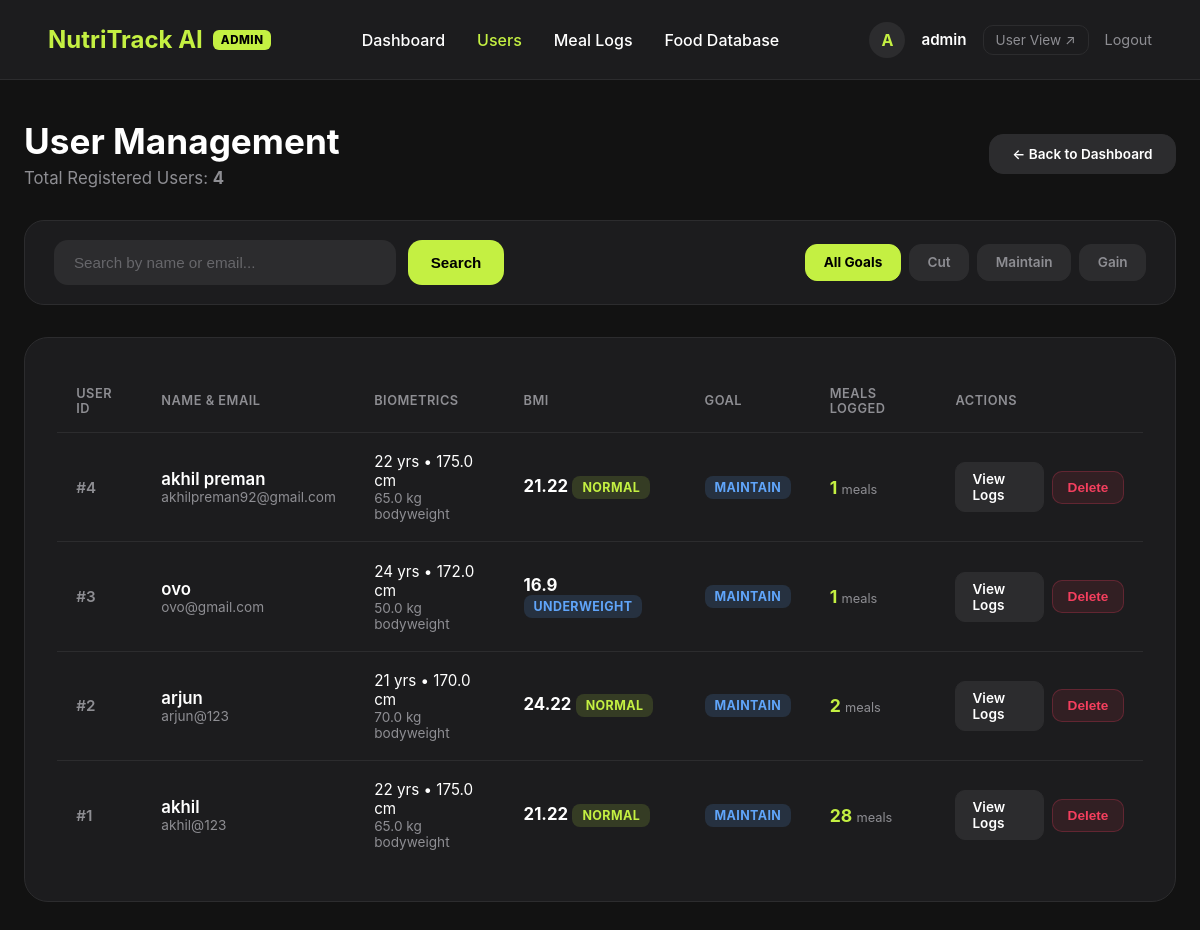
The app's page /admin/users (signed in) with its own data.
### app.py (models this page shows)
class User(db.Model):
    id = db.Column(db.Integer, primary_key=True)
    name = db.Column(db.String(100), nullable=False)
    email = db.Column(db.String(120), unique=True, nullable=False)
    password_hash = db.Column(db.String(256), nullable=False)
    age = db.Column(db.Integer, nullable=False)
    height_cm = db.Column(db.Float, nullable=False)
    weight_kg = db.Column(db.Float, nullable=False)
    goal = db.Column(db.String(20), default='maintain')
    meals = db.relationship('Meal', backref='user', lazy=True)

### app.py (the view)
@app.route('/admin/users')
@admin_required
def admin_users():
    q = request.args.get('q', '').strip()
    selected_goal = request.args.get('goal', '').strip()
    query = User.query
    if q:
        query = query.filter((User.name.ilike(f'%{q}%')) | (User.email.ilike(f'%{q}%')))
    if selected_goal:
        query = query.filter_by(goal=selected_goal)
    users_raw = query.order_by(User.id.desc()).all()
    users = []
    for u in users_raw:
        bmi = calculate_bmi(u.weight_kg, u.height_cm)
        users.append({
            "id": u.id,
            "name": u.name,
            "email": u.email,
            "age": u.age,
            "height_cm": u.height_cm,
            "weight_kg": u.weight_kg,
            "goal": u.goal or 'maintain',
            "bmi": bmi,
            "bmi_category": get_bmi_category(bmi),
            "meals_count": len(u.meals)
        })
    return render_template('admin/users.html', users=users, query=q, selected_goal=selected_goal)

### app.py (called while the page is built)
def admin_required(f):
    @wraps(f)
    def decorated_function(*args, **kwargs):
        if 'admin_id' not in session:
            flash("Please sign in as an administrator to access the Admin Portal.")
            return redirect(url_for('admin_login'))
        return f(*args, **kwargs)
    return decorated_function

def calculate_bmi(weight_kg, height_cm):
    return round(weight_kg / ((height_cm / 100) ** 2), 2)

def get_bmi_category(bmi):
    if bmi < 18.5: return "Underweight"
    elif 18.5 <= bmi <= 24.9: return "Normal"
    elif 25 <= bmi <= 29.9: return "Overweight"
    else: return "Obese"

### templates/admin/users.html (shortened to what this page needs)
<!DOCTYPE html>
<html lang="en">
<head>
</head>
<body>
    <nav class="navbar">
        <a href="/admin/dashboard" class="nav-brand">
            NutriTrack AI
            <span class="admin-badge">ADMIN</span>
        </a>
        <div class="nav-links">
            <a href="/admin/dashboard">Dashboard</a>
            <a href="/admin/users" class="active">Users</a>
            <a href="/admin/meals">Meal Logs</a>
            <a href="/admin/foods">Food Database</a>
        </div>
        <div class="user-profile">
            <div class="profile-pic">A</div>
            <span style="font-size: 0.95rem; font-weight: 600;">{{ session.get('admin_username', 'Admin') }}</span>
            <a href="/dashboard" target="_blank" class="app-link">User View ↗</a>
            <a href="/admin/logout" class="logout-link">Logout</a>
        </div>
    </nav>
    <div class="container">
        <div class="header">
            <div>
                <h1>User Management</h1>
                <p>Total Registered Users: <strong>{{ users|length }}</strong></p>
            </div>
            <a href="/admin/dashboard" class="btn-action" style="padding: 0.7rem 1.4rem; border-radius: 14px;">
                ← Back to Dashboard
            </a>
        </div>
        <div class="controls-card">
            <form action="/admin/users" method="GET" class="search-form">
                <input type="text" name="q" value="{{ query or '' }}" placeholder="Search by name or email..." class="search-input">
                <button type="submit" class="btn-search">Search</button>
            </form>
            <div class="filter-group">
                <a href="/admin/users{% if query %}?q={{ query }}{% endif %}" class="filter-btn {% if not selected_goal %}active{% endif %}">All Goals</a>
                <a href="/admin/users?goal=cut{% if query %}&q={{ query }}{% endif %}" class="filter-btn {% if selected_goal == 'cut' %}active{% endif %}">Cut</a>
                <a href="/admin/users?goal=maintain{% if query %}&q={{ query }}{% endif %}" class="filter-btn {% if selected_goal == 'maintain' %}active{% endif %}">Maintain</a>
                <a href="/admin/users?goal=gain{% if query %}&q={{ query }}{% endif %}" class="filter-btn {% if selected_goal == 'gain' %}active{% endif %}">Gain</a>
            </div>
        </div>
        <div class="card">
            <div class="table-responsive">
                <table class="admin-table">
                    <thead>
                        <tr>
                            <th>User ID</th>
                            <th>Name & Email</th>
                            <th>Biometrics</th>
                            <th>BMI</th>
                            <th>Goal</th>
                            <th>Meals Logged</th>
                            <th>Actions</th>
                        </tr>
                    </thead>
                    <tbody>
                        {% for u in users %}
                        <tr>
                            <td style="color: var(--text-muted); font-weight: 600;">#{{ u.id }}</td>
                            <td>
                                <div style="font-weight: 600; color: var(--text-main); font-size: 1.05rem;">{{ u.name }}</div>
                                <div style="color: var(--text-muted); font-size: 0.85rem;">{{ u.email }}</div>
                            </td>
                            <td>
                                <div>{{ u.age }} yrs • {{ u.height_cm }} cm</div>
                                <div style="color: var(--text-muted); font-size: 0.85rem;">{{ u.weight_kg }} kg bodyweight</div>
                            </td>
                            <td>
                                <strong style="font-size: 1.05rem;">{{ u.bmi }}</strong>
                                <span class="badge badge-{{ u.bmi_category|lower }}">{{ u.bmi_category }}</span>
                            </td>
                            <td>
                                <span class="badge badge-{{ u.goal }}">{{ u.goal }}</span>
                            </td>
                            <td>
                                <strong style="font-size: 1.1rem; color: var(--primary-color);">{{ u.meals_count }}</strong>
                                <span style="font-size: 0.8rem; color: var(--text-muted);">meals</span>
                            </td>
                            <td>
                                <div style="display: flex; gap: 0.5rem; align-items: center;">
                                    <a href="/admin/user/{{ u.id }}/meals" class="btn-action">
                                        View Logs
                                    </a>
                                    <form action="/admin/user/{{ u.id }}/delete" method="POST" onsubmit="return confirm('Are you sure you want to delete user \'{{ u.name }}\'? This will also delete all their logged meals.');" style="margin: 0;">
                                        <button type="submit" class="btn-delete">Delete</button>
                                    </form>
                                </div>
                            </td>
                        </tr>
                        {% else %}
                        <tr>
                            <td colspan="7" style="text-align: center; color: var(--text-muted); padding: 3rem;">
                                No users match your search or filter criteria.
                            </td>
                        </tr>
                        {% endfor %}
                    </tbody>
                </table>
            </div>
        </div>
    </div>
</body>
</html>

### records on screen
User: id "4", name "akhil preman", email "akhilpreman92@gmail.com", age "22", height_cm "175.0", weight_kg "65.0", bmi "21.22", bmi_category "NORMAL", goal "MAINTAIN", meals_count "1"
User: id "3", name "ovo", email "ovo@gmail.com", age "24", height_cm "172.0", weight_kg "50.0", bmi "16.9", bmi_category "UNDERWEIGHT", goal "MAINTAIN", meals_count "1"
User: id "2", name "arjun", email "arjun@123", age "21", height_cm "170.0", weight_kg "70.0", bmi "24.22", bmi_category "NORMAL", goal "MAINTAIN", meals_count "2"
User: id "1", name "akhil", email "akhil@123", age "22", height_cm "175.0", weight_kg "65.0", bmi "21.22", bmi_category "NORMAL", goal "MAINTAIN", meals_count "28"

### other values on screen
{{ session.get('admin_username', 'Admin') }} "admin"
{{ users|length }} "4"
